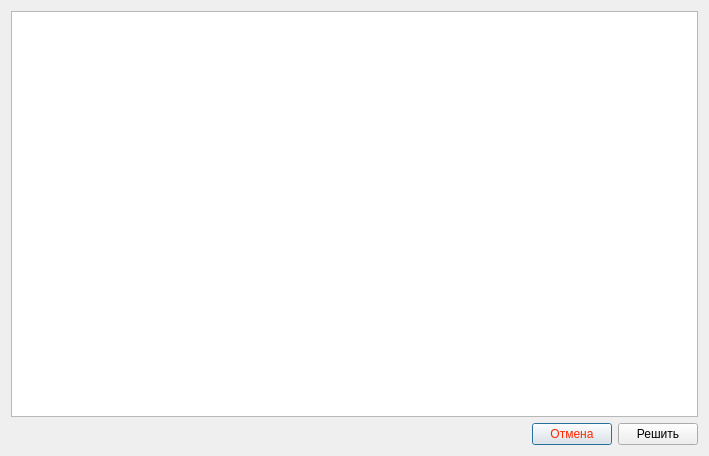
<?xml version="1.0" encoding="UTF-8"?>
<ui version="4.0">
 <class>TaskInputDialog</class>
 <widget class="QDialog" name="TaskInputDialog">
  <property name="geometry">
   <rect>
    <x>0</x>
    <y>0</y>
    <width>709</width>
    <height>456</height>
   </rect>
  </property>
  <property name="windowTitle">
   <string>Ввод матрицы условия</string>
  </property>
  <layout class="QVBoxLayout" name="verticalLayout_2">
   <item>
    <layout class="QVBoxLayout" name="verticalLayout">
     <item>
      <widget class="QTableView" name="matrix_task_input">
       <attribute name="horizontalHeaderVisible">
        <bool>false</bool>
       </attribute>
       <attribute name="horizontalHeaderHighlightSections">
        <bool>false</bool>
       </attribute>
       <attribute name="verticalHeaderVisible">
        <bool>false</bool>
       </attribute>
       <attribute name="verticalHeaderHighlightSections">
        <bool>false</bool>
       </attribute>
      </widget>
     </item>
     <item>
      <layout class="QHBoxLayout" name="horizontalLayout">
       <item>
        <spacer name="horizontalSpacer">
         <property name="orientation">
          <enum>Qt::Orientation::Horizontal</enum>
         </property>
         <property name="sizeHint" stdset="0">
          <size>
           <width>40</width>
           <height>20</height>
          </size>
         </property>
        </spacer>
       </item>
       <item>
        <widget class="QPushButton" name="btn_cancel">
         <property name="styleSheet">
          <string notr="true">color: rgb(255, 38, 0);</string>
         </property>
         <property name="text">
          <string>Отмена</string>
         </property>
        </widget>
       </item>
       <item>
        <widget class="QPushButton" name="btn_start_solving">
         <property name="styleSheet">
          <string notr="true"/>
         </property>
         <property name="text">
          <string>Решить</string>
         </property>
         <property name="checkable">
          <bool>false</bool>
         </property>
         <property name="autoExclusive">
          <bool>false</bool>
         </property>
         <property name="autoDefault">
          <bool>true</bool>
         </property>
         <property name="default">
          <bool>false</bool>
         </property>
         <property name="flat">
          <bool>false</bool>
         </property>
        </widget>
       </item>
      </layout>
     </item>
    </layout>
   </item>
  </layout>
 </widget>
 <resources/>
 <connections/>
</ui>
